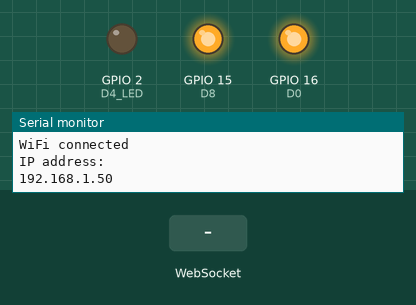
Bench run of a sketch on a simulated ESP8266 (NodeMCU). On the bench: output pins drawn as LEDs (lit = HIGH), the last lines printed to the serial monitor. Dashed ring = blinking. Inputs (shaded band) come from the test bench. WiFi joins after 1.5 s; servers stay silent unless stated; pins used as bus, display or sensor lines are not drawn.

Above: at 3.4 s.
3.5 s: WebSocket text "SWITCH_GPIO" received
At 3.86 s:
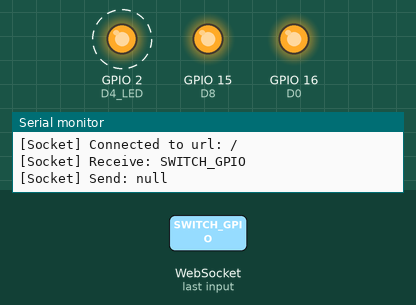
5.4 s: WebSocket text "STATE_GPIO" received
At 6.5 s:
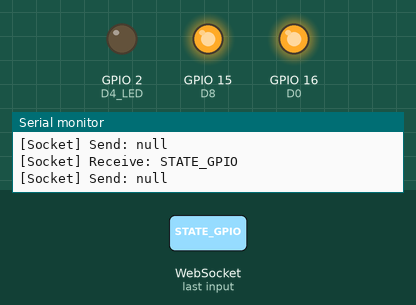
6.9 s: WebSocket text "SWITCH_LED" received
At 7.1 s:
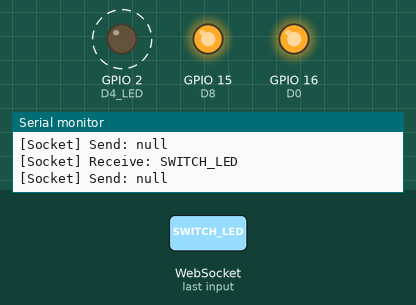
Timing chart, 0 to 9.9 s (numbered marks = the images above; inputs shaded):
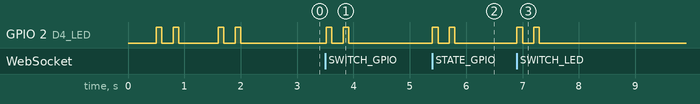

The sketch:

WiFiClient.ino
```cpp
#include <ESP8266WiFi.h>
#include <WebSocketsClient.h>
#include <ArduinoJson.h>


#ifndef STASSID
#define STASSID "iot"
#define STAPSK "12345678"
#endif

const char* ssid = STASSID;
const char* password = STAPSK;
const int allowRemoteGpio[5] = { 12, 13, 14, 15, 16 };
const String deviceName = "DEV_1";
WebSocketsClient webSocket;

void webSocketEvent(WStype_t type, uint8_t* payload, size_t length) {

  switch (type) {
    case WStype_DISCONNECTED:
      Serial.printf("[Socket] Disconnected!\n");
      break;
    case WStype_CONNECTED:
      Serial.printf("[Socket] Connected to url: %s\n", payload);
      initialize();
      break;
    case WStype_TEXT:
      Serial.printf("[Socket] Receive: %s\n", payload);
      execute(payload);
      break;
  }
}

void initialize() {
  DynamicJsonDocument connectionInfo(1024);
  String response;

  connectionInfo["Command"] = "REGISTER_NODE_MCU";
  connectionInfo["Args"] = deviceName;
  serializeJson(connectionInfo, response);
  webSocket.sendTXT(response);
}

void execute(uint8_t* payload) {

  DynamicJsonDocument json(1024);

  deserializeJson(json, payload);
  String command = json["Command"];
  String args = json["Args"];
  int gpio = args.toInt();
  String response;

  if (command == "SWITCH_GPIO") {
    if (digitalRead(gpio) == 1) {
      digitalWrite(gpio, LOW);
      json["Args"] = String(gpio) + ":" + digitalRead(gpio);
    } else {
      digitalWrite(gpio, HIGH);
      json["Args"] = String(gpio) + ":" + digitalRead(gpio);
    }
    json["Command"] = "SWITCH_GPIO_DONE";
  } else if (command == "STATE_GPIO") {
    json["Args"] = digitalRead(gpio);
    json["Command"] = "STATE_GPIO_DONE";
  } else if (command == "SWITCH_LED") {
    if (digitalRead(LED_BUILTIN) == 1) {
      digitalWrite(LED_BUILTIN, LOW);
      json["Args"] = String(gpio) + ":" + digitalRead(gpio);
    } else {
      digitalWrite(LED_BUILTIN, HIGH);
      json["Args"] = String(gpio) + ":" + digitalRead(gpio);
    }
    json["Command"] = "SWITCH_LED_DONE";
  } else if (command == "GET_GPIO_LIST") {
    String args;
    for (int currentGpio = 0; currentGpio < sizeof(allowRemoteGpio) / sizeof(int); currentGpio++) {
      args = args + allowRemoteGpio[currentGpio] + ";";
    }
    json["Command"] = "GET_GPIO_LIST_DONE";
    json["Args"] = args;
  } else if (command == "OFF_GPIO") {
    digitalWrite(gpio, HIGH);
    json["Command"] = "OFF_GPIO_DONE";
    json["Args"] = String(gpio) + ":" + digitalRead(gpio);
    ;
  } else if (command == "ON_GPIO") {
    digitalWrite(gpio, LOW);
    json["Command"] = "ON_GPIO_DONE";
    json["Args"] = String(gpio) + ":" + digitalRead(gpio);
  }

  serializeJson(json, response);
  Serial.print("[Socket] Send: ");
  Serial.println(response);
  webSocket.sendTXT(response);
  blink();
}

void blink()
{
  digitalWrite(LED_BUILTIN, HIGH);
  digitalWrite(2, HIGH);
  delay(100);
  digitalWrite(LED_BUILTIN, LOW);
  digitalWrite(2, LOW);
  delay(200);
  digitalWrite(LED_BUILTIN, HIGH);
  digitalWrite(2, HIGH);
  delay(100);
  digitalWrite(LED_BUILTIN, LOW);
  digitalWrite(2, LOW);
  delay(200);
}
// void onSocketConnected() {
//   while (!manualLedMode) {
//     digitalWrite(LED_BUILTIN, LOW);
//     delay(100);
//     digitalWrite(LED_BUILTIN, HIGH);
//     delay(50);
//     digitalWrite(LED_BUILTIN, LOW);
//     delay(100);
//     digitalWrite(LED_BUILTIN, HIGH);
//     delay(1000);
//   }
// }

void setup() {
  Serial.begin(9600);

  pinMode(LED_BUILTIN, OUTPUT);
  digitalWrite(LED_BUILTIN, LOW);

  //pinMode(16, OUTPUT);  //D0
  //pinMode(5, OUTPUT);   //D1
  //pinMode(4, OUTPUT);   //D2
  //pinMode(0, OUTPUT);   //D3
  pinMode(2, OUTPUT);   //D4 LED
  //pinMode(14, OUTPUT);  //D5
  pinMode(12, OUTPUT);  //D6
  pinMode(13, OUTPUT);  //D7
  pinMode(15, OUTPUT);  //D8
  pinMode(14, OUTPUT);  //D5
  pinMode(16, OUTPUT);  //D0

  digitalWrite(12, HIGH);  //D6
  digitalWrite(13, HIGH);  //D7
  digitalWrite(15, HIGH);  //D8
  digitalWrite(14, HIGH);  //D5
  digitalWrite(16, HIGH);  //D0

  Serial.println();
  Serial.print("Connecting to ");
  Serial.println(ssid);

  WiFi.mode(WIFI_STA);
  WiFi.begin(ssid, password);

  while (WiFi.status() != WL_CONNECTED) {
    delay(500);
    Serial.print(".");
    blink();
  }
  Serial.println("");
  Serial.println("WiFi connected");
  Serial.println("IP address: ");
  Serial.println(WiFi.localIP());

  webSocket.beginSSL("iot-dev.azurewebsites.net", 443, "/ws");
  webSocket.onEvent(webSocketEvent);
}

void loop() {
  webSocket.loop();
}
```

Measured:
- after the input at 3.5 s, GPIO 2 (D4_LED): alternates HIGH for 0.10 s and LOW for 0.20 s, 4 changes in all, then stays LOW, starting at once
- after the input at 5.4 s, GPIO 2 (D4_LED): alternates HIGH for 0.10 s and LOW for 0.20 s, 4 changes in all, then stays LOW, starting at once
- after the input at 6.9 s, GPIO 2 (D4_LED): alternates HIGH for 0.10 s and LOW for 0.20 s, 4 changes in all, then stays LOW, starting at once
